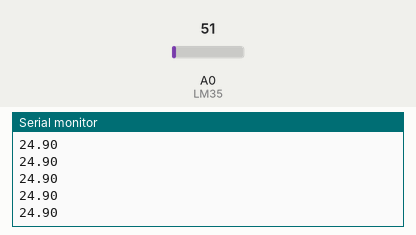
Bench run of a sketch on a simulated Arduino Uno, built with avr-gcc and run on an emulated ATmega328P. Parts: the last lines printed to the serial monitor. The inputs (shaded band) are chosen by the test bench; at power-on: A0 (LM35) = 51.

Above: at 1.2 s.
1.3 s: A0 (LM35) set to 61
At 1.58 s:
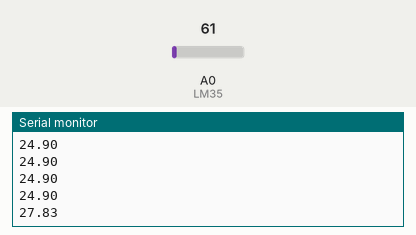
2.8 s: A0 (LM35) set to 71
At 2.8 s:
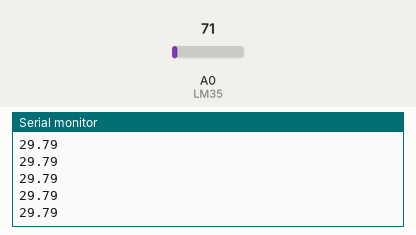
Timing chart, 0 to 5.8 s (numbered marks = the images above; inputs shaded):
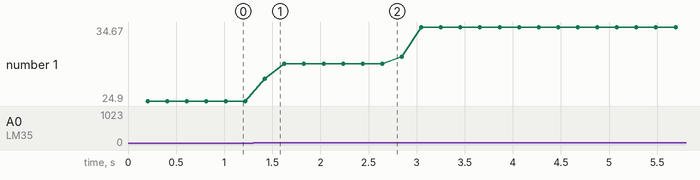

Measured:
- after the input at 1.3 s, the serial monitor: prints a new line after 0.12 s (image 1)
- plotted number 1: 24.9 → 29.79 after the input at 1.3 s, 29.79 → 34.67 after the input at 2.8 s

The sketch:

Temperatursensor_im_Einsatz.ino
```cpp
#define LM35 A0   // Verbunden mit LM35
#define DELAY 10    // Pausenwert
const int cycles = 20;    // Anzahl der Messungen

void setup() {
  Serial.begin(9600);
}

void loop() {
  float resultTemp = 0.0;
  for(int i = 0; i < cycles; i++){
    int analogValue = analogRead(LM35);
    float temperature = (5.0 * 100.0 * analogValue) / 1024;
    resultTemp += temperature;    // Aufsummieren der Messwerte
    delay(DELAY);   // Kurze Pause
  }
  resultTemp /= cycles;   // Berechnung des Durchschnitts
  Serial.println(resultTemp);   // Ausgabe an die serielle Schnittstelle
}
```
